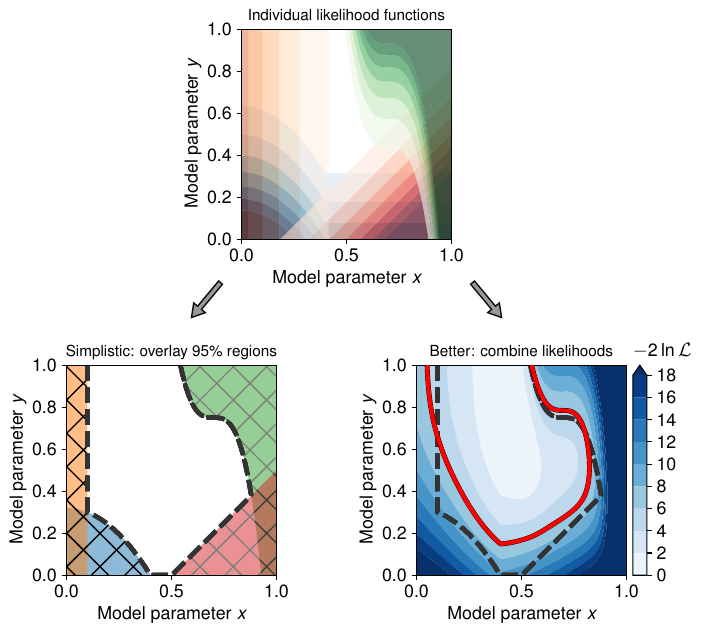

Write the Python code that produced this figure.
#!/usr/bin/env python3
"""
Contours figure
===============

Figure showing individual 2d likelihoods, the intersection of the
individual 95% regions and a combined 95% region on a 2d plane.
"""

import numpy as np
import matplotlib.pyplot as plt
from matplotlib import cm
from scipy.stats import norm, chi2

from style import make_style


# Examples of 95% contours on a 2d plane

def limit_a(x):
    """
    @returns Quadratic lower limit on y
    """
    l = 2. * (0.4**2 - x**2)
    l[l < 0.] = 0.
    return l

def limit_b(y):
    """
    @returns Lower limit on x (in this case indepdent of y)
    """
    return 0.1

def limit_c(x):
    """
    @returns Cubic upper limit on y
    """
    return - ((x - 0.7) / 0.25)**3 + 0.75

def limit_d(x):
    """
    @returns Straight line lower limit on y
    """
    return x - 0.5

class Smear(object):
    """
    Functor to smear limit with a Gaussian.

    We ensure chi-squared difference corresponds to limit.
    """
    def __init__(self, limit=0., sigma=0.2, level=0.95, dof=2):
        delta_chi_squared = chi2.ppf(level, dof)
        r = np.exp(-0.5 * delta_chi_squared)
        norm_ = norm(limit, sigma)
        self.displace = norm_.ppf(r)
        self.logcdf = norm_.logcdf

    def __call__(self, x):
        """
        @returns Log-likelihood
        """
        return self.logcdf(x + self.displace)

smear = Smear()

def combined_loglike(x, y):
    """
    @returns Possible combined log-likelihood corresponding to the limits
    """
    d1 = y - limit_a(x)
    d2 = x - limit_b(y)
    d3 = limit_c(x) - y
    d4 = y - limit_d(x)
    return smear(np.array([d1, d2, d3, d4])).sum(axis=0)

def loglike_a(x, y):
    """
    @returns Possible log-likelihood corresponding to limit a
    """
    d1 = y - limit_a(x)
    return smear(np.array([d1])).sum(axis=0)

def loglike_b(x, y):
    """
    @returns Possible combined log-likelihood corresponding to limit b
    """
    d4 = y - limit_d(x)
    return smear(np.array([d4])).sum(axis=0)

def loglike_c(x, y):
    """
    @returns Possible combined log-likelihood corresponding to limit c
    """
    d2 = x - limit_b(y)
    return smear(np.array([d2])).sum(axis=0)

def loglike_d(x, y):
    """
    @returns Possible combined log-likelihood corresponding to limit d
    """
    d3 = limit_c(x) - y
    return smear(np.array([d3])).sum(axis=0)

def combined_contours(x, y):
    """
    @returns Whether allowed by crude combination of the limits
    """
    d1 = y > limit_a(x)
    d2 = x > limit_b(x)
    d3 = limit_c(x) > y
    d4 = y > limit_d(x)
    combined = np.logical_and(np.logical_and(d1, d2), np.logical_and(d3, d4))
    return combined


if __name__ == "__main__":

    # Set plot styling
    make_style()

    # Create figure
    fig = plt.figure(constrained_layout=False, figsize=(7, 7))

    # Add invisible axis instance to draw the arrows
    ax = fig.add_axes([0.2, 0.2, 0.6, 0.6], frame_on=False)
    ax.set_xlim([0., 1.])
    ax.set_ylim([0., 1.])
    ax.set_yticks([])
    ax.set_xticks([])
    plt.arrow(0.2, 0.53, -0.05, -0.06, width=0.012, head_length=0.03, facecolor='0.60', edgecolor='0.05')
    plt.arrow(1-0.2, 0.53, 0.05, -0.06, width=0.012, head_length=0.03, facecolor='0.60', edgecolor='0.05')

    #
    # Top panel
    #

    panel_width = 0.30
    panel_height = panel_width
    ax = fig.add_axes([0.35, 0.58, panel_width, panel_height])

    N = 500
    x = np.linspace(0., 1., N)
    g = np.meshgrid(x, x)

    loglike = loglike_a(g[0], g[1])
    delta_chi_squared_a = -2. * (loglike - loglike.max())
    levels_a = np.arange(1.5, 12, 1.5)
    c = ax.contourf(x, x, delta_chi_squared_a, levels=levels_a, cmap=cm.Blues, extend='max', alpha=1.0)

    loglike = loglike_b(g[0], g[1])
    delta_chi_squared_b = -2. * (loglike - loglike.max())
    levels_b = np.arange(1.5, 12, 1.5)
    c = ax.contourf(x, x, delta_chi_squared_b, levels=levels_b, cmap=cm.Reds, extend='max', alpha=0.6)

    loglike = loglike_d(g[0], g[1])
    delta_chi_squared_d = -2. * (loglike - loglike.max())
    levels_d = np.arange(1.5, 12, 1.5)
    c = ax.contourf(x, x, delta_chi_squared_d, levels=levels_d, cmap=cm.Greens, extend='max', alpha=0.6)

    loglike = loglike_c(g[0], g[1])
    delta_chi_squared_c = -2. * (loglike - loglike.max())
    levels_c = np.arange(1.5, 12, 1.5)
    c = ax.contourf(x, x, delta_chi_squared_c, levels=levels_c, cmap=cm.Oranges, extend='max', alpha=0.4)

    ax.set_title(r"Individual likelihood functions", fontsize=12)
    ax.set_xlim(0., 1)
    ax.set_ylim(0., 1)
    ax.set_xlabel("Model parameter $x$")
    ax.set_ylabel("Model parameter $y$")
    ax.set_aspect(1)


    #
    # Bottom left panel
    #

    ax = fig.add_axes([0.1, 0.1, panel_width, panel_height])

    N = 1000
    x = np.linspace(0., 1., N)
    style = {'hatch': "x", 'lw': 2, 'alpha': 0.5}

    ax.fill_between(x, limit_a(x), **style)
    ax.fill_between(x, 1., where=x < limit_b(x), **style)
    ax.fill_between(x, limit_c(x), 1., **style)
    ax.fill_between(x, limit_d(x), **style)

    N = 500
    x = np.linspace(0., 1., N)
    g = np.meshgrid(x, x)
    contour = combined_contours(g[0], g[1])
    ax.contour(x, x, contour, colors="0.2", linewidths=3, linestyles="--")

    ax.set_title(r"Simplistic: overlay $95\%$ regions", fontsize=12)
    ax.set_xlim(0., 1)
    ax.set_ylim(0., 1)
    ax.set_xlabel("Model parameter $x$")
    ax.set_ylabel("Model parameter $y$")
    ax.set_aspect(1)

    #
    # Bottom right panel
    #

    ax = fig.add_axes([0.6, 0.1, panel_width, panel_height])
    cax = fig.add_axes([0.6 + 1.03 * panel_height, 0.1, 0.02, panel_height])

    N = 500
    x = np.linspace(0., 1., N)
    g = np.meshgrid(x, x)

    loglike = combined_loglike(g[0], g[1])
    delta_chi_squared = -2. * (loglike - loglike.max())
    levels = np.arange(0, 20, 2.0)
    c = ax.contourf(x, x, delta_chi_squared, levels=levels, cmap=cm.Blues, extend='max')

    cbar = fig.colorbar(c, cax=cax, ticks=np.arange(0, 20, 2.0))
    cbar.ax.set_title(r"$-2\ln\mathcal{L}$", loc='left')

    # Contour for combined log-likelihood on right panel
    ax.contour(x, x, delta_chi_squared,
               levels=[chi2.isf(0.05, 2)], colors="black", linewidths=3.5, zorder=3)
    ax.contour(x, x, delta_chi_squared,
               levels=[chi2.isf(0.05, 2)], colors="red", linewidths=3, zorder=3)

    # Contour from left panel
    contour = combined_contours(g[0], g[1])
    ax.contour(x, x, contour, colors="0.2", linewidths=3, linestyles="--")

    ax.set_title(r"Better: combine likelihoods", fontsize=12)
    ax.set_xlim(0., 1)
    ax.set_ylim(0., 1)
    ax.set_xlabel("Model parameter $x$")
    ax.set_ylabel("Model parameter $y$")
    ax.set_aspect(1)

    # Save figure
    plt.savefig("contours_triangle_layout.pdf", bbox_inches='tight')
